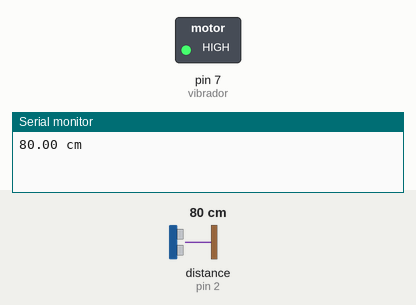
A sketch run on a simulated Arduino Uno, built with avr-gcc and run on an emulated ATmega328P. Shown: switched loads named in the sketch (green lamp = pin HIGH), the last lines printed to the serial monitor. Dashed ring = blinking. Inputs (shaded band) come from the test bench; at power-on: distance to the obstacle (sensor on pin 2) 80 cm. The echo pulse lasts 58.3 µs per cm.

Above: at 2.3 s.
2.4 s: distance to the obstacle (sensor on pin 2) set to 176 cm
At 3.8 s:
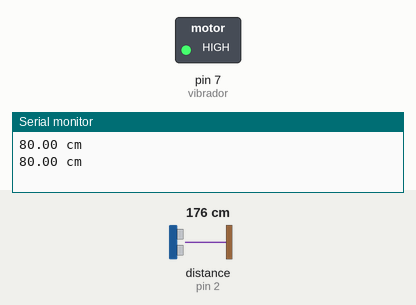
5.9 s: distance to the obstacle (sensor on pin 2) set to 184 cm
At 6.9 s:
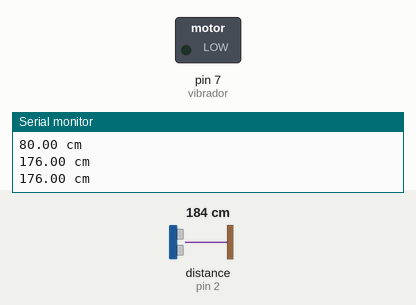
8.0 s: distance to the obstacle (sensor on pin 2) set to 177 cm
At 9.2 s:
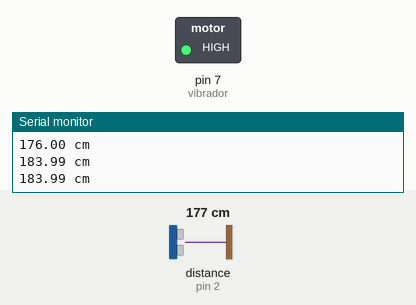
13.0 s: distance to the obstacle (sensor on pin 2) set to 250 cm
At 14.4 s:
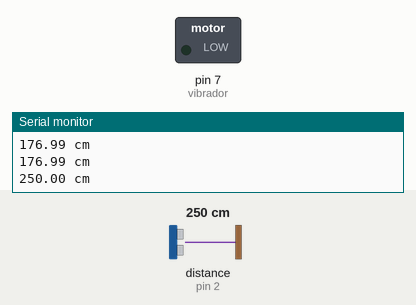
Timing chart, 0 to 16.0 s (numbered marks = the images above; inputs shaded):
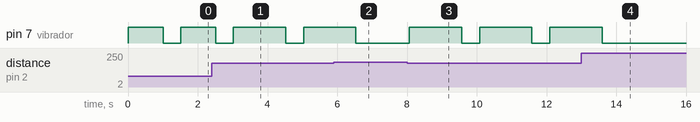

Measured:
- the behaviour switches between 180 and 181 cm on distance to the obstacle (sensor on pin 2) (found by bisection; images 1 and 2)
- after the input at 2.4 s, pin 7 (vibrador): HIGH → LOW after 2.1 s, → HIGH 0.51 s later
- after the input at 5.9 s, pin 7 (vibrador): goes on until 6.5 s, then stays LOW
- after the input at 8.0 s, pin 7 (vibrador): alternates HIGH for 1.5 s and LOW for 0.51 s, starting after 0.07 s
- after the input at 13.0 s, pin 7 (vibrador): goes on until 13.6 s, then stays LOW

The sketch:

Pulseira.ino
```cpp
//Programa: Sensor ultrassônico Arduino acender LED
//Autor: Luan Alves - www.guiarobotica.com

#include "Ultrasonic.h"
Ultrasonic ultrasonic(3,2);// Trigger na porta 3 e Echo na porta 2

//Declarando os LED como constantes em seus respectivos pinos
const int vibrador = 7;

long microsec = 0; // variaveis de controle
float distanciaCM = 0;

void setup() {
  Serial.begin(9600); //Inicializando o serial monitor
  digitalWrite(vibrador,LOW);
  pinMode(vibrador,OUTPUT); //declarando o modulo vibratorio como saida
}

void loop() {
  //Lendo o valor do sensor
  microsec = ultrasonic.timing();

  //Convertendo a distância em CM
  distanciaCM = ultrasonic.convert(microsec, Ultrasonic::CM);

  ledDistancia();

  Serial.print(distanciaCM);// mostrar a distancia na porta serial
  Serial.println(" cm");// colocar unidade de medida
  delay(500);// espera de 500 milissegundos
}

void ledDistancia() {

  //Desliga o modulo vibrador
  digitalWrite(vibrador,LOW);


   // criando as condicoes
  if (distanciaCM <= 60) {
    digitalWrite(vibrador, HIGH);
    delay(600);
    digitalWrite(vibrador ,LOW);
  } if (distanciaCM <= 120 and distanciaCM > 60){
    digitalWrite(vibrador, HIGH);
    delay(1000);
    digitalWrite(vibrador ,LOW);
    }
    if (distanciaCM <= 180 and distanciaCM > 120){
    digitalWrite(vibrador, HIGH);
    delay(1500);
    digitalWrite(vibrador ,LOW);
    }

}
```
